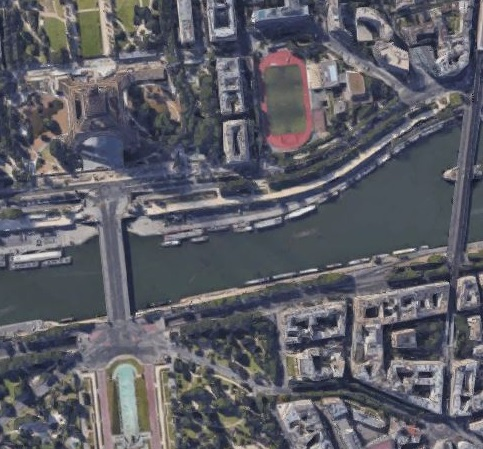
#> input picture Alignment_Scripts/Image_examples/City1.jpg, 483 x 449 px, found by its file name
$ python Sift_Ransac_alignment.py   (older library calls are emulated)
#> lines starting #> are read from the running program, lines starting #| are printed output that depends on the picture; after the words box and inside, x2 and y2 are one past the last pixel; in counts of white or black regions, pixels touching at a corner belong together; long printed decimals are rounded
### Alignment_Scripts/utils.py
#ce code vient de https://github.com/ily-R/ImageCoregistration/blob/master/utils.py
"""
Created on Thu Dec 06 10:24:14 2019

@author: ilyas Aroui
"""

import cv2
import numpy as np
import os
import warnings
warnings.simplefilter(action='ignore', category=FutureWarning)


# [62 lines left out: functions display_matches, preprocess_multispectral_generic, not called in this run]

def match_flann(lmk1, lmk2, desc1, desc2, ratio_test=0.7):
    """
    FLANN-based matcher pour trouver les correspondances entre deux ensembles de keypoints SIFT.
    lmk1, lmk2 : keypoints (np.ndarray Nx2)
    desc1, desc2 : descripteurs SIFT (np.ndarray Nx128)
    ratio_test : ratio de Lowe pour filtrer les mauvais matches
    """
    if desc1 is None or desc2 is None:
        return np.array([]), np.array([])

    if len(desc1) < 2 or len(desc2) < 2:
        return np.array([]), np.array([])

    # Paramètres FLANN
    FLANN_INDEX_KDTREE = 1
    index_params = dict(algorithm=FLANN_INDEX_KDTREE, trees=5)
    search_params = dict(checks=50)

    flann = cv2.FlannBasedMatcher(index_params, search_params)

    # knnMatch pour trouver les 2 meilleurs matches pour chaque point
    matches = flann.knnMatch(desc1.astype(np.float32), desc2.astype(np.float32), k=2)

    good_lmk1 = []
    good_lmk2 = []

    # Ratio test de Lowe
    for pair in matches:
        if len(pair) < 2:
            continue
        m, n = pair
        if m.distance < ratio_test * n.distance:
            good_lmk1.append(lmk1[m.queryIdx])
            good_lmk2.append(lmk2[m.trainIdx])

    return np.array(good_lmk1), np.array(good_lmk2)

def cross_corr(img1, img2, show_images=True):
    """
    Calcule la cross-correlation entre deux images en ignorant les pixels noirs.

    Parameters
    ----------
    img1 : np.ndarray
        Première image (BGR ou grayscale).
    img2 : np.ndarray
        Deuxième image (BGR ou grayscale).
    show_images : bool
        Si True, affiche les images utilisées pour le calcul.

    Returns
    -------
    corr : float
        Valeur de la cross-correlation.
    """
    # Convertir en grayscale si nécessaire
    if len(img1.shape) == 3:
        img1_gray = cv2.cvtColor(img1, cv2.COLOR_BGR2GRAY)
    else:
        img1_gray = img1.copy()

    if len(img2.shape) == 3:
        img2_gray = cv2.cvtColor(img2, cv2.COLOR_BGR2GRAY)
    else:
        img2_gray = img2.copy()

    # Masque pour ignorer les pixels noirs dans au moins une des deux images
    mask = (img1_gray > 0) & (img2_gray > 0)

    # [12 lines of commented-out code are left out]
    img1_c = img1_gray.astype(np.float32) - np.mean(img1_gray[mask])
    img2_c = img2_gray.astype(np.float32) - np.mean(img2_gray[mask])

    # Calcul de la cross-correlation sur les pixels valides
    numerator = np.sum(img1_c[mask] * img2_c[mask])
    denominator = np.sqrt(np.sum(img1_c[mask] ** 2) * np.sum(img2_c[mask] ** 2))
    corr = numerator / denominator

    print("Cross-correlation (ignoring black pixels):", corr)
    return corr


# [51 lines left out: functions mutual_inf, ransac, not called in this run]


def calculate_transform(kp1, kp2):
    """Helper to apply find the best affine transform using two arrays of landmarks.
    it returns the affine transform, a matrix T of size (2, 3)

    Typical use:
        T = calculate_transform(lmk2, lmk1)

    kp1, kp2: landmarks of target and source images respectively as np.ndarray
    """
    upper = np.concatenate((kp1, np.ones((kp1.shape[0], 1)), np.zeros((kp1.shape[0], 3))), axis=1)
    lower = np.concatenate((np.zeros((kp1.shape[0], 3)), kp1, np.ones((kp1.shape[0], 1))), axis=1)
    X = np.concatenate((upper, lower), axis=0)
    Y = np.concatenate((kp2[:, 0], kp2[:, 1]))
    Y = np.expand_dims(Y, axis=-1)
    T = np.dot(np.dot(np.linalg.inv(np.dot(X.T, X)), X.T), Y)
    T = T.reshape(2, 3)
    T = np.concatenate((T, np.array([0, 0, 1]).reshape(1, 3)), axis=0)
    kp2_pred = np.dot(T, np.concatenate((kp1, np.ones((kp1.shape[0], 1))), axis=1).T).T
    kp2_pred /= kp2_pred[:, -1:]
    error = np.linalg.norm(kp2_pred[:, :2] - kp2)
    print("coordinate reconstruction error: ", error)
    return T


def warp(target, source, T):

    """Helper to move the source image to the same reference as target image, so they can be co-registered.
    it returns the new warped source image and the target image which is also centered in a larger figure by 10 pixels.
    i.e, if the input size is (M, N) then the output is (M+10, N+10).

    Typical use:
        warped, target_w = warp(target, source, T)

    T:  affine transform, a matrix T of size (2, 3)
    """
    height = target.shape[0]
    width = source.shape[1]

    # move both images to the center a bit
    corners = np.float32([[0, 0], [0, height], [width, 0], [width, height]])
    corners_moved = np.float32([[5, 5], [5, height + 5], [5 + width, 5], [5 + width, 5 + height]])
    T_perspective = cv2.getPerspectiveTransform(corners, corners_moved)
    target_new = cv2.warpPerspective(target, T_perspective, (width + 10, height + 10))
    cv2.imshow("target_new", target_new)
    cv2.imwrite("result/target_new.jpg", target_new)
    T = np.dot(T_perspective, T)
    source_new = cv2.warpPerspective(source, T, (width + 10, height + 10), cv2.INTER_AREA)
    cv2.imshow("source_new", source_new)  # show transform
    cv2.imwrite("result/source_new.jpg", source_new)
    cv2.waitKey()
    cv2.destroyAllWindows()
    return source_new, target_new

### Alignment_Scripts/Sift_Ransac_alignment.py
#Ce programme se base sur le code de https://github.com/ily-R/ImageCoregistration/blob/master/image_register.py
"""
Created on Thu Dec 06 10:24:14 2019

@author: ilyas Aroui
"""
import cv2
import numpy as np
import os
from utils import *
import time

DISPLAY_SCALE = 1

base_path = os.path.dirname(__file__)  # dossier du script
img1_path = os.path.join(base_path, "data", "testc1-2vert.png")  # chemin de l'image 1
img2_path = os.path.join(base_path, "data", "testc1-2ir.png")  # chemin de l'image 2

img1 = cv2.imread(img1_path)
img2 = cv2.imread(img2_path)

if img1 is None or img2 is None:
    print("Erreur : image non trouvee")


def to_single_channel(image, channel_mode):
    if image is None:
        raise ValueError("Image invalide.")

    if image.ndim == 2:
        return image.copy()

    if channel_mode == "gray":
        return cv2.cvtColor(image, cv2.COLOR_BGR2GRAY)
    if channel_mode == "red":
        return image[:, :, 2].copy()
    if channel_mode == "green":
        return image[:, :, 1].copy()
    if channel_mode == "blue":
        return image[:, :, 0].copy()
    if channel_mode == "max":
        return np.max(image, axis=2).astype(image.dtype)

    raise ValueError(f"Canal inconnu: {channel_mode}")


def preprocess_percentile_only(image):
    image_f = image.astype(np.float32)
    p1, p99 = np.percentile(image_f, (1, 99))

    if p99 > p1:
        image_f = np.clip((image_f - p1) / (p99 - p1), 0.0, 1.0)
    else:
        image_f = np.clip(image_f / 255.0, 0.0, 1.0)

    return np.round(image_f * 255.0).astype(np.uint8)


def is_window_open(window_name: str) -> bool:
    return cv2.getWindowProperty(window_name, cv2.WND_PROP_VISIBLE) >= 1


def safe_destroy_window(window_name: str) -> None:
    try:
        if cv2.getWindowProperty(window_name, cv2.WND_PROP_VISIBLE) >= 0:
            cv2.destroyWindow(window_name)
    except cv2.error:
        pass

def resolve_image_path(image_path):
    if os.path.isabs(image_path) or os.path.exists(image_path):
        return image_path
    return os.path.join("data", image_path)


def readAndRescale(img1, img2, scale, image1_channel="gray", image2_channel="gray", preprocess_mode="none"):
    """Helper to read images, scale them and convert to grayscale.
        it returns original, gray and scaled images

    Typical use:
        t, s, t_gray, s_gray, t_full, s_full = readAndRescale("cat1.jpg", "cat2.jpg", 0.3)

    img1: target image name
    img2: source image name
    scale: scaling factor, keeping aspect ratio
    """
    target = cv2.imread(resolve_image_path(img1), cv2.IMREAD_UNCHANGED)
    source = cv2.imread(resolve_image_path(img2), cv2.IMREAD_UNCHANGED)

    if target is None or source is None:
        raise FileNotFoundError("Impossible de lire une ou plusieurs images dans le dossier data.")

    width = int(target.shape[1] * scale)
    height = int(target.shape[0] * scale)
    dim = (width, height)

    target_s = cv2.resize(target, dim, interpolation=cv2.INTER_AREA)
    source_s = cv2.resize(source, dim, interpolation=cv2.INTER_AREA)

    gray1 = to_single_channel(target_s, image1_channel)
    gray2 = to_single_channel(source_s, image2_channel)

    if preprocess_mode != "none":
        if preprocess_mode == "percentile":
            gray1 = preprocess_percentile_only(gray1)
            gray2 = preprocess_percentile_only(gray2)
        else:
            gray1 = preprocess_multispectral_generic(gray1, mode=preprocess_mode)
            gray2 = preprocess_multispectral_generic(gray2, mode=preprocess_mode)

    return target_s, source_s, gray1, gray2, target, source


def getClicksAndDescriptor(target, source, target_gray, source_gray):
    raise RuntimeError(
        "Le mode manuel a ete desactive dans ce script pour n'afficher que "
        "la fenetre 'Alternating Display'."
    )


def getKeypointAndDescriptors(target_gray, source_gray):
    """Helper to get Harris points of interest and use them as landmarks for sift descriptors.
        it returns these landmarks and their descriptors

    Typical use:
        lmk1, lmk2, desc1, desc2 = getKeypointAndDescriptors(target_gray, source_gray)

    target_gray, source_gray: grayscaled target and source images as np.ndarray
    """
    sift = cv2.SIFT_create()
    kp1, des1 = sift.detectAndCompute(target_gray, None)
    pts1 = np.array([kp1[idx].pt for idx in range(len(kp1))])
    kp2, des2 = sift.detectAndCompute(source_gray, None)
    pts2 = np.array([kp2[idx].pt for idx in range(len(kp2))])
    return pts1, pts2, des1, des2, len(kp1), len(kp2)


def display_alternating_images(img_source, img_target, window_name="Alternating Display", delay=1.0):
        """
        Affiche les deux images en alternance dans une seule fenetre.

        img_source : np.ndarray
            Image source recalee (warped)
        img_target : np.ndarray
            Image cible (target)
        window_name : str
            Nom de la fenetre OpenCV
        delay : float
            Temps en secondes avant de changer d'image
        """

        # Redimensionner les deux images pour qu'elles aient la meme taille
        height = max(img_source.shape[0], img_target.shape[0])
        width = max(img_source.shape[1], img_target.shape[1])

        def resize_to_match(img, height, width):
            return cv2.resize(img, (width, height), interpolation=cv2.INTER_LINEAR)

        img_source_resized = resize_to_match(img_source, height, width)
        img_target_resized = resize_to_match(img_target, height, width)

        cv2.namedWindow(window_name, cv2.WINDOW_NORMAL)
        cv2.resizeWindow(window_name, int(width * DISPLAY_SCALE), int(height * DISPLAY_SCALE))

        try:
            while is_window_open(window_name):
                cv2.imshow(window_name, img_source_resized)
                if cv2.waitKey(int(delay * 1000)) == -1 and not is_window_open(window_name):
                    break

                cv2.imshow(window_name, img_target_resized)
                if cv2.waitKey(int(delay * 1000)) == -1 and not is_window_open(window_name):
                    break
        finally:
            safe_destroy_window(window_name)


def run_alignment(
    image1_path,
    image2_path,
    scale=0.1,
    use_sift=True,
    use_ransac=False,
    image1_channel="gray",
    image2_channel="gray",
    preprocess_mode="percentile",
    ratio_test=0.8,
):
    use_sift = True

    target, source, target_gray, source_gray, target_full, source_full = readAndRescale(
        image1_path,
        image2_path,
        scale,
        image1_channel=image1_channel,
        image2_channel=image2_channel,
        preprocess_mode=preprocess_mode,
    )
#> in readAndRescale, target is the input picture: shape (449, 483, 3); mean B, G, R 102.6, 94.7, 94.4
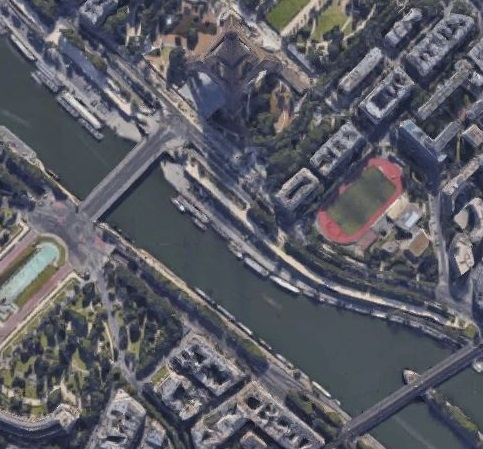
#> input picture Alignment_Scripts/Image_examples/City2.jpg, 483 x 449 px, found by its file name
#> in readAndRescale, source is the input picture: shape (449, 483, 3); mean B, G, R 101.5, 93.1, 92.3
#> call 2 of to_single_channel, with channel_mode = 'gray'
#> in to_single_channel (call 2), `return cv2.cvtColor(image, cv2.COLOR_BGR2GRAY)`:
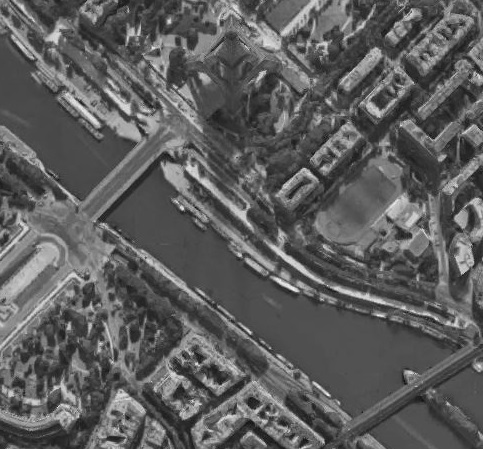
#> returned value: shape (449, 483); min 7, max 242, mean 93.8
#> in preprocess_percentile_only, `p1, p99 = np.percentile(image_f, (1, 99))`: p1 = 38; p99 = 197
#> in preprocess_percentile_only, `image_f = np.clip((image_f - p1) / (p99 - p1), 0.0, 1.0)`:
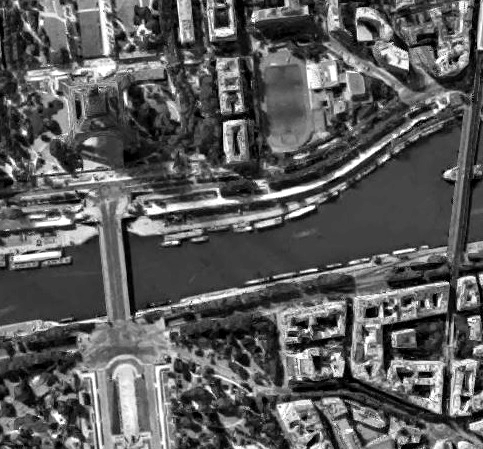
#> image_f: shape (449, 483) float32; min 0, max 1, mean 0.362
#> in preprocess_percentile_only (call 2), `p1, p99 = np.percentile(image_f, (1, 99))`: p99 = 196
#> in preprocess_percentile_only (call 2), `image_f = np.clip((image_f - p1) / (p99 - p1), 0.0, 1.0)`:
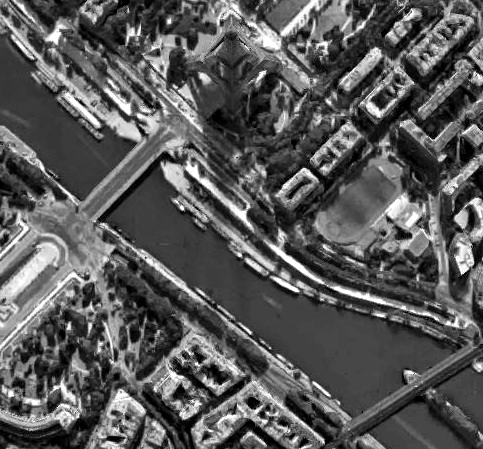
#> image_f: shape (449, 483) float32; min 0, max 1, mean 0.353

    lmk1, lmk2, desc1, desc2, kp1_count, kp2_count = getKeypointAndDescriptors(target_gray, source_gray)
#> in getKeypointAndDescriptors, `kp1, des1 = sift.detectAndCompute(target_gray, None)`: kp1 = 3774 keypoints; strongest (x, y, size): (316, 270, 1.9), (363, 35, 8.9), (249, 228, 2.9), (464, 399, 5.3)
#> in getKeypointAndDescriptors, `pts1 = np.array([kp1[idx].pt for idx in range(len(kp1))])`: pts1 = 3774 pairs, first value 2.34 to 480.1, second value 2.35 to 446.1
#> in getKeypointAndDescriptors, `kp2, des2 = sift.detectAndCompute(source_gray, None)`: kp2 = 3973 keypoints; strongest (x, y, size): (169, 21, 3.9), (182, 208, 3), (239, 255, 2.9), (461, 219, 8.7)
#> in getKeypointAndDescriptors, `pts2 = np.array([kp2[idx].pt for idx in range(len(kp2))])`: pts2 = 3973 pairs, first value 2.59 to 480.1, second value 2.73 to 446.1
#> lmk1 has the same summary as pts1 in getKeypointAndDescriptors; lmk2 has the same summary as pts2 in getKeypointAndDescriptors; kp1_count = 3774; kp2_count = 3973
    print(f"Keypoints SIFT detectes: cible={kp1_count}, source={kp2_count}")
#| Keypoints SIFT detectes: cible=3774, source=3973

    lmk1, lmk2 = match_flann(lmk1, lmk2, desc1, desc2, ratio_test=ratio_test)
#> in match_flann, `matches = flann.knnMatch(desc1.astype(np.float32), desc2.astype(np.flo..`: matches = 3774 matches
#> after the loop in match_flann, `for pair in matches:`: good_lmk1 = 1547 pairs, first value 5 to 478.8, second value 2.6 to 443.8; good_lmk2 = 1547 pairs, first value 3.33 to 479.8, second value 3.99 to 443.3
#> lmk1 has the same summary as good_lmk1 in match_flann; lmk2 has the same summary as good_lmk2 in match_flann
    if len(lmk1) == 0 or len(lmk2) == 0:
        raise RuntimeError(
            "Aucun match trouve. Essaie un autre pretraitement ou change les canaux utilises."
        )

    print(f"Nombre de correspondances apres FLANN: {len(lmk1)}")
#| Nombre de correspondances apres FLANN: 1547

    if use_ransac:
        if len(lmk1) < 4 or len(lmk2) < 4:
            print("RANSAC ignore: il faut au moins 4 correspondances pour estimer une homographie.")
        else:
            lmk1, lmk2, outliers1, outliers2 = ransac(lmk1, lmk2)
            print(f"Nombre de correspondances conservees apres RANSAC: {len(lmk1)}")

    if len(lmk1) < 3 or len(lmk2) < 3:
        raise RuntimeError(
            "Pas assez de correspondances pour calculer la transformation affine finale."
        )

    T = calculate_transform(lmk2, lmk1)
#> in calculate_transform, `upper = np.concatenate((kp1, np.ones((kp1.shape[0], 1)), np.zeros((kp1..`: upper = 1547 rows, first 6: [74.92, 75.61, 1, 0, 0, 0], [62.17, 87.75, 1, 0, 0, 0], [62.17, 87.75, 1, 0, 0, 0], [8.11, 130.6, 1, 0, 0, 0], [158.4, 6.87, 1, 0, 0, 0], [95.26, 60.85, 1, 0, 0, 0]
#> in calculate_transform, `lower = np.concatenate((np.zeros((kp1.shape[0], 3)), kp1, np.ones((kp1..`: lower = 1547 rows, first 6: [0, 0, 0, 74.92, 75.61, 1], [0, 0, 0, 62.17, 87.75, 1], [0, 0, 0, 62.17, 87.75, 1], [0, 0, 0, 8.11, 130.6, 1], [0, 0, 0, 158.4, 6.87, 1], [0, 0, 0, 95.26, 60.85, 1]
#> in calculate_transform, `Y = np.concatenate((kp2[:, 0], kp2[:, 1]))`: Y = 3094 values, max 478.8 at index 1546, min 2.6 at index 2027, mean 221.7
#> in calculate_transform, `T = np.dot(np.dot(np.linalg.inv(np.dot(X.T, X)), X.T), Y)`: T = [0.623, 0.749, -90.43, -0.743, 0.602, 251.4]
#> in calculate_transform, `T = T.reshape(2, 3)`: T = [[0.623, 0.749, -90.43], [-0.743, 0.602, 251.4]]
#> in calculate_transform, `T = np.concatenate((T, np.array([0, 0, 1]).reshape(1, 3)), axis=0)`: T = [[0.623, 0.749, -90.43], [-0.743, 0.602, 251.4], [0, 0, 1]]
#> in calculate_transform, `kp2_pred = np.dot(T, np.concatenate((kp1, np.ones((kp1.shape[0], 1))),..`: kp2_pred = 1547 rows, first 8: [12.93, 241.3, 1], [14.08, 258.1, 1], [14.08, 258.1, 1], [12.49, 324, 1], [13.51, 137.8, 1], [14.55, 217.3, 1], [15.42, 207.4, 1], [15.42, 207.4, 1]
#> in calculate_transform, `error = np.linalg.norm(kp2_pred[:, :2] - kp2)`: error = 1843.4
#| coordinate reconstruction error:  1843.420
    warped, target_w = warp(target, source, T)
#> in warp, `target_new = cv2.warpPerspective(target, T_perspective, (width + 10, h..`:
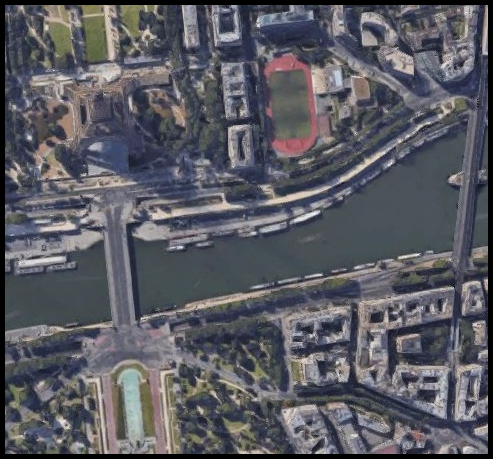
#> target_new: shape (459, 493, 3); mean B, G, R 98.3, 90.8, 90.5
#> in warp, `T = np.dot(T_perspective, T)`: T = [[0.623, 0.749, -85.43], [-0.743, 0.602, 256.4], [0, 0, 1]]
    cc = cross_corr(warped, target_w)
#> in cross_corr, `img1_gray = cv2.cvtColor(img1, cv2.COLOR_BGR2GRAY)`:
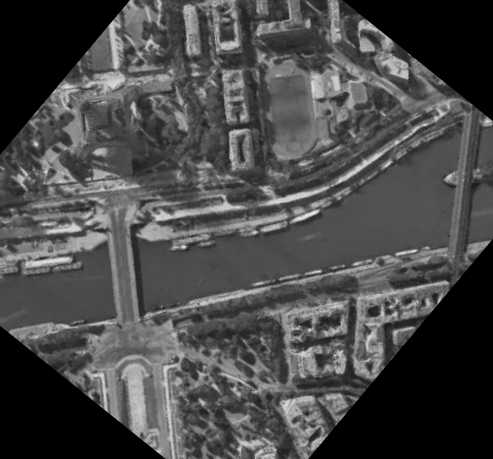
#> img1_gray: shape (459, 493); min 0, max 232, mean 73.4
#> in cross_corr, `mask = (img1_gray > 0) & (img2_gray > 0)`:
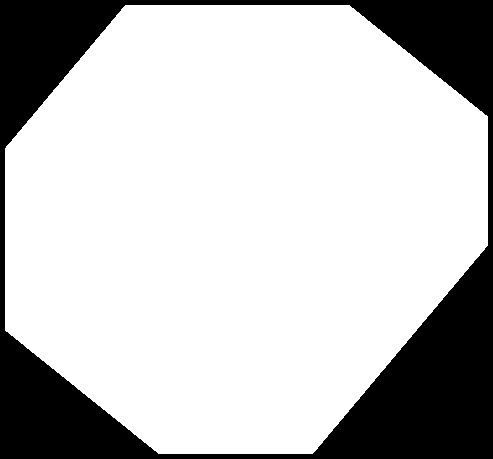
#> mask: shape (459, 493) bool; 76.3% white; 1 black region, box (x1, y1, x2, y2) and area: (0, 0, 493, 459) 53536
#> in cross_corr, `numerator = np.sum(img1_c[mask] * img2_c[mask])`: numerator = 115735840
#> in cross_corr, `denominator = np.sqrt(np.sum(img1_c[mask] ** 2) * np.sum(img2_c[mask] ..`: denominator = 235384656
#> in cross_corr, `corr = numerator / denominator`: corr = 0.492
#| Cross-correlation (ignoring black pixels): 0.4917
#> cc = 0.492
    print(f"Cross-correlation: {cc}")
#| Cross-correlation: 0.4917

    display_alternating_images(warped, target_w, delay=1.0)
#> (key Esc is pressed here)
#> (key Esc is pressed here)
    return warped, target_w, T, cc


# -------------------------------------------------------------------------
# ------------------------- IMPLEMENTATION  -------------------------------
# -------------------------------------------------------------------------

if __name__ == "__main__":
    image1_path = "Alignment_Scripts\Image_examples\City1.jpg"
    image2_path = "Alignment_Scripts\Image_examples\City2.jpg"

    scale = 1
    use_sift = True
    use_ransac = False
    image1_channel = "gray"
    image2_channel = "gray"
    preprocess_mode = "percentile"
    ratio_test = 0.8

    warped, target_w, T, cc = run_alignment(
        image1_path=image1_path,
        image2_path=image2_path,
        scale=scale,
        use_sift=use_sift,
        use_ransac=use_ransac,
        image1_channel=image1_channel,
        image2_channel=image2_channel,
        preprocess_mode=preprocess_mode,
        ratio_test=ratio_test,
    )
#> T = [[0.623, 0.749, -90.43], [-0.743, 0.602, 251.4], [0, 0, 1]]; cc = 0.492
